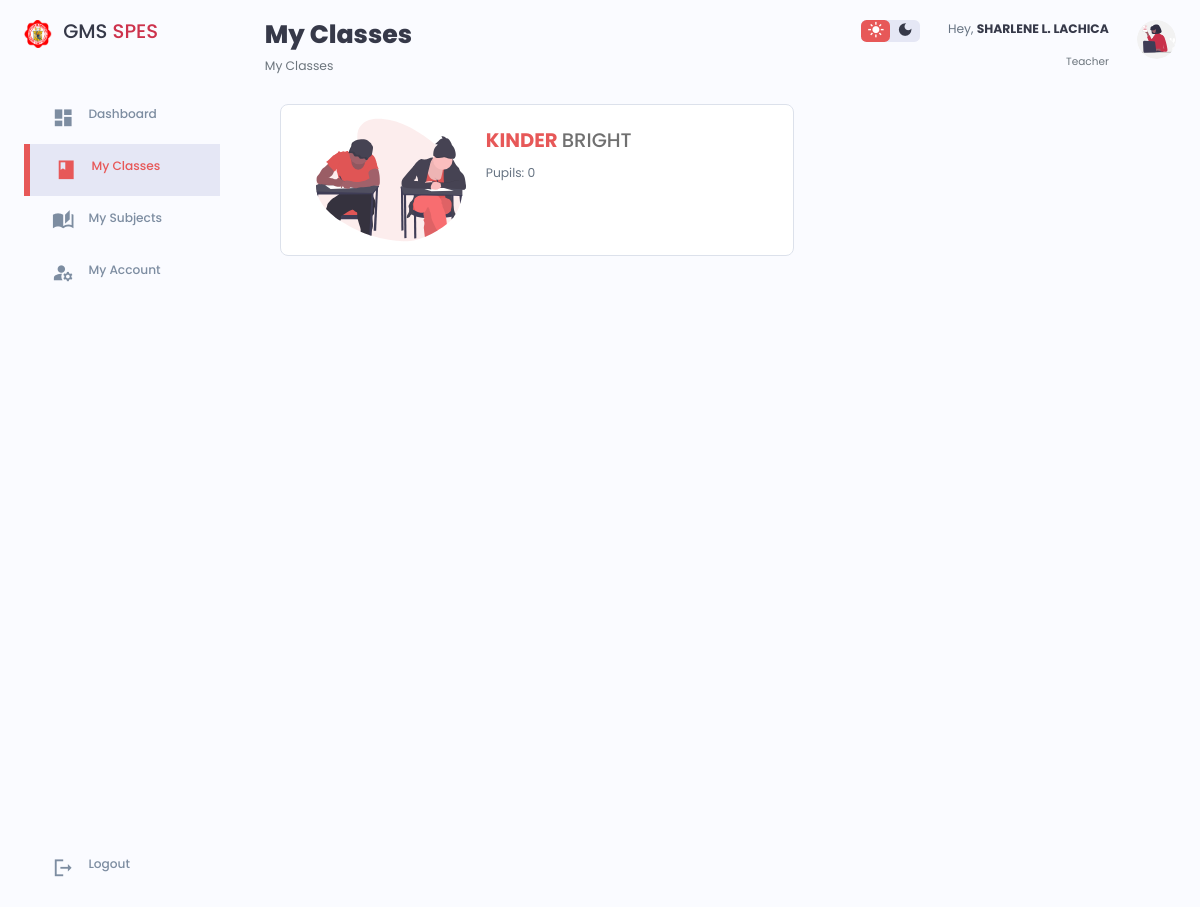
Page /teacher/main_page/myclasses.php (signed in) on the committed database.
### tables this page shows
CREATE TABLE `section_tbl` (
  `id` int(255) NOT NULL,
  `gradelevel_id` int(255) DEFAULT NULL,
  `sectionname` varchar(255) DEFAULT NULL,
  `teacher_id` int(255) DEFAULT NULL,
  `is_view_enabled` varchar(255) NOT NULL DEFAULT 'No',
  `view_quarter1` varchar(255) NOT NULL DEFAULT 'No',
  `view_quarter2` varchar(255) NOT NULL DEFAULT 'No',
  `view_quarter3` varchar(255) NOT NULL DEFAULT 'No',
  `view_quarter4` varchar(255) NOT NULL DEFAULT 'No',
  `view_final` varchar(255) NOT NULL DEFAULT 'No',
  `sy` varchar(255) DEFAULT NULL
);

CREATE TABLE `gradelevel_tbl` (
  `id` int(255) NOT NULL,
  `grade` varchar(255) DEFAULT NULL
);

CREATE TABLE `teacher` (
  `id` int(255) NOT NULL,
  `name` varchar(255) DEFAULT NULL,
  `contactno` varchar(255) DEFAULT NULL,
  `address` varchar(255) DEFAULT NULL,
  `gradetohandle` varchar(100) DEFAULT NULL
);

### teacher/main_page/myclasses.php (the view, shortened to what this page needs)
<?php
if (isset($_SESSION['teacherID'])) {
    $teacher_id = $_SESSION['teacherID'];
} else {
    echo "<script>alert('Please relogin Again')</script>";
    echo header("Location: ../../login/login.php");
}
$con = connection();
$sections_list = null;
$sql = "SELECT * FROM section_tbl WHERE teacher_id = '$teacher_id' AND `sy` = '{$_SESSION['selected_sy']}' ORDER BY `gradelevel_id`";
$res = $con->query($sql) or die($con->error);
while ($row = $res->fetch_assoc()) {
    $sections_list[] = $row;
}
function getGradeLevel($grd_id)
{
    $con = connection();
    $sql = "SELECT * FROM gradelevel_tbl WHERE id = '$grd_id'";
    $res = $con->query($sql) or die($con->error);
    $row = $res->fetch_assoc();
    if ($row > 0) {
        return $row['grade'];
    }
}
function countPupil($section_id, $sy)
{
    $con = connection();
    $sql = "SELECT COUNT(`student_id`) FROM enrollment_tbl WHERE section_id = '$section_id' AND `schoolyear_id` = '$sy'";
    $res = $con->query($sql) or die($con->error);
    $row = $res->fetch_row()[0];
    if ($row > 0 && $row < 10) {
        $tmp = "0{$row}";
        return $tmp;
    } else {
        return $row;
    }
}
$sql = "SELECT * FROM `teacher` WHERE `id` = '$teacher_id'";
$teacher_res = $con->query($sql) or die($con->error);
$teacher_row = $teacher_res->fetch_assoc();
?>
<!doctype html>
<html lang="en">
<head>
    <link href="https://cdn.jsdelivr.net/npm/bootstrap@5.2.2/dist/css/bootstrap.min.css" rel="stylesheet">
    <link rel="stylesheet" href="../../css/res-sidenav/respons-side.css">
    <link rel="stylesheet" href="../../css/teacher/teacher.css">
    <link rel="stylesheet" href="../../css/table/table.css">
</head>
<body>
    <div class="main-container">
        <aside>
            <div class="top">
                <div class="logo">
                    <img src="../../img/logo/speslogo.png" alt="">
                    <h2>GMS <span class="variant">SPES</span></h2>
                </div>
            </div>
            <div class="sidebar">
                <a href="dashboard.php">
                    <span class="material-icons-sharp">dashboard</span>
                    <h3>Dashboard</h3>
                </a>
                <a href="myclasses.php" class="active">
                    <span class="material-icons-sharp">class</span>
                    <h3>My Classes</h3>
                </a>
                <a href="mysubjects.php">
                    <span class="material-icons-sharp">auto_stories</span>
                    <h3>My Subjects</h3>
                </a>
                <a href="mysettings.php">
                    <span class="material-icons-sharp">manage_accounts</span>
                    <h3>My Account</h3>
                </a>
                <form action="../functions/logout.php" method="POST">
                    <button type="submit" name="btn-logout">
                        <a>
                            <span class="material-icons-sharp">logout</span>
                            <h3>Logout</h3>
                        </a>
                    </button>
                </form>
            </div>
        </aside>
        <main>
            <h1>My Classes</h1>
            <nav aria-label="breadcrumb">
                <ol class="breadcrumb">
                    <li class="breadcrumb-item active" aria-current="page">My Classes</li>
                </ol>
            </nav>
            <div class="class-menu">
                <?php if ($sections_list > 0) { ?>
                    <?php foreach ($sections_list as $section) : ?>
                        <div class="class-item">
                            <a href="../view_section/view_class.php?section_id=<?php echo $section['id'] ?>">
                                <div class="class-card" style="padding-left: 35px;">
                                    <div class="class-icon">
                                        <img src="../../img/assets/teacher/room-card.svg">
                                    </div>
                                    <div class="class-info" style="padding-left: 20px;">
                                        <div class="class-name">
                                            <h2 class="section"><b> <?php echo getGradeLevel($section['gradelevel_id']) ?> </b> <?php echo $section['sectionname'] ?></h2>
                                        </div>
                                        <div class="class-status">
                                            <p>Pupils: <span> <?php echo countPupil($section['id'], getYearID($_SESSION['selected_sy'])) ?></span></p>
                                        </div>
                                    </div>
                                </div>
                            </a>
                        </div>
                        <br>
                    <?php endforeach; ?>
                <?php } else {
                    echo "<tr> <td></td><td>You have no handled sections.</td> </tr>";
                } ?>
            </div>
        </main>
        <div class="right">
            <div class="top">
                <div class="theme-toggler">
                    <span class="material-icons-sharp active">light_mode</span>
                    <span class="material-icons-sharp">dark_mode</span>
                </div>
                <div class="profile">
                    <div class="info">
                        <p>Hey, <b><?php echo $teacher_row['name'] ?></b></p>
                        <small class="text-muted">Teacher</small>
                    </div>
                    <div class="profile-photo">
                        <img src="../../img/assets/teacher/teacher-logo.svg" alt="">
                    </div>
                </div>
            </div>
        </div>
    </div>
</body>
</html>

### css/res-sidenav/respons-side.css (style rules this page uses)
:root { --color-variant: #CD324C; --color-primary: #E75858; --color-secondary: #F85858; --color-tertiary: #F9809B; --color-purple: #8E4EFE; --color-text-primary: #212529; --color-text-secondary: #707070; --color-white: #FFFFFF; --color-info-dark: #7D8DA1; --color-info-light: #DCE1EB; --color-dark-variant: #677483; --color-primary-variant: #111E88; --color-dash-color: #98A6AD; --color-background: #FAFBFF; --color-dark: #363949; --color-light: rgba(132, 139, 200, 0.18); --box-shadow: 0 2rem 3rem var(--color-light); --card-padding: 1.8rem; --padding-1: 1.2rem; --card-border-radius: 2rem; --border-radius-1: 0.4rem; --border-radius-2: 0.8rem; --border-radius-3: 1.2rem; --color-success:#41F1B6; --color-danger: #FF7782; --color-warning: #FFBB55; }
* { margin: 0; padding: 0; outline: 0; appearance: none; border: 0; text-decoration: none; list-style: none; box-sizing: border-box; }
html { font-size: 14px; }
body { width: 100vw; height: 100vh; font-family: "Poppins", sans-serif; font-size: 0.88rem; background: var(--color-background); user-select: none; overflow-x: hidden; color: var(--color-dark); }
.main-container { display: grid; width: 96%; margin: 0 auto; gap: 1.8rem; grid-template-columns: 14rem auto 23rem; }
a { color: var(--color-dash-color); text-decoration: none; }
img { display: block; width: 100%; }
h1 { font-weight: 800; font-size: 1.8rem; }
h2 { font-size: 1.4rem; }
h3 { font-size: 0.87rem; }
small { font-size: 0.75rem; }
.profile-photo { width: 2.8rem; height: 2.8rem; border-radius: 50%; overflow: hidden; }
.text-muted { color: var(--color-info-light); }
p { color: var(--color-dark-variant); }
b { color: var(--color-dark); }
.variant { color: var(--color-variant); }
aside { height: 100vh; }
aside .top { display: flex; align-items: center; justify-content: space-between; margin-top: 1.4rem; }
aside .logo { display: flex; gap: 0.8rem;; }
aside .logo img { width: 2rem; height: 2rem; }
aside .sidebar { display: flex; flex-direction: column; height: 86vh; position: relative; top: 3rem; }
aside h3 { font-weight: 500; }
aside .sidebar a { display: flex; color: var(--color-info-dark); margin-left: 2rem; gap: 1rem; align-items: center; position: relative; height: 3.7rem; transition: all 300ms ease; }
.sidebar button a span, .sidebar button a h3 { color: var(--color-info-dark); }
aside .sidebar a span { font-size: 1.6rem; transition: all 300ms ease; }
aside .sidebar a:last-child { position: absolute; bottom: 2rem; width: 100%; }
aside .sidebar a.active { background: var(--color-light); color: var(--color-primary); margin-left: 0; }
aside .sidebar a.active:before { content: ""; width: 6px; height: 100%; background: var(--color-primary); }
aside .sidebar a.active span { color: var(--color-primary); margin-left: calc(1rem - 3px); }

### css/table/table.css (style rules this page uses)
:root { --color-variant: #CD324C; --color-primary: #E75858; --color-secondary: #F85858; --color-tertiary: #F9809B; --color-purple: #8E4EFE; --color-text-primary: #212529; --color-text-secondary: #707070; --color-white: #FFFFFF; --color-info-dark: #7D8DA1; --color-info-light: #DCE1EB; --color-dark-variant: #677483; --color-primary-variant: #111E88; --color-dash-color: #98A6AD; --color-background: #FAFBFF; --color-dark: #363949; --color-light: rgba(132, 139, 200, 0.18); --box-shadow: 0 2rem 3rem var(--color-light); --card-padding: 1.8rem; --padding-1: 1.2rem; --card-border-radius: 2rem; --border-radius-1: 0.4rem; --border-radius-2: 0.8rem; --border-radius-3: 1.2rem; --color-success:#41F1B6; --color-danger: #FF7782; --color-warning: #FFBB55; }

### rows in the picture
section_tbl: gradelevel.grade "KINDER", sectionname "BRIGHT", selected_sy "0"
teacher: name "SHARLENE L. LACHICA"
